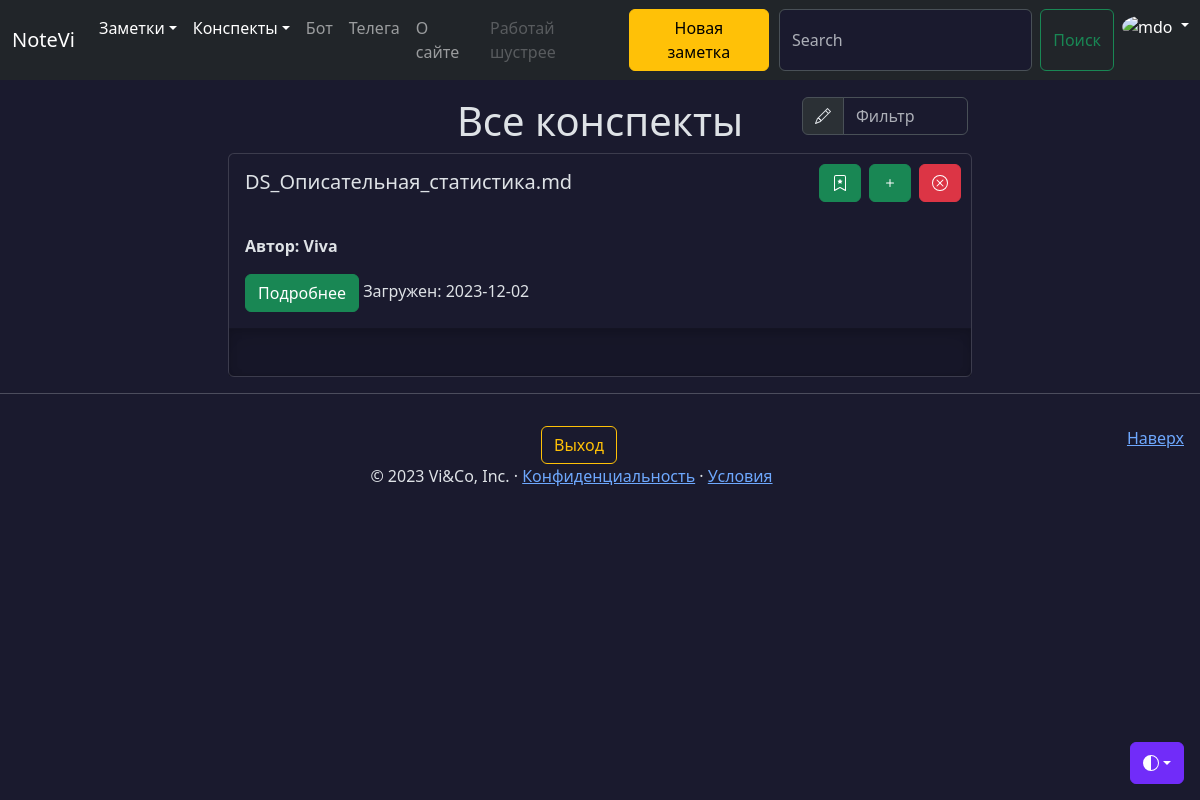
/conspects (signed in), run on the app's committed database.
### models.py (models this page shows, shortened)
class Conspect(db.Model):
    id = db.Column(db.Integer, primary_key=True)
    name = db.Column(db.String(100), nullable=False, default='Not_name')
    files = db.relationship('File',
                            secondary='conspect_file',
                            lazy='subquery',
                            backref=db.backref('conspects',
                                               lazy=True))
    add_date = db.Column(db.Date(), default=datetime.utcnow)
    public = db.Column(db.String(8), default=None)
    user_id = db.Column(db.Integer, db.ForeignKey('user.id'))
    intro = db.Column(db.String(200), nullable=False, default=' ')
    favorites = db.relationship('User',
                                secondary='favorites_conspect',
                                backref=db.backref('favorite_conspects',
                                                   lazy=True),
                                lazy='subquery')
    images = db.relationship('File',
                             secondary='conspect_image',
                             lazy='subquery',
                             backref=db.backref('img_conspects',
                                                lazy=True))

class User(db.Model):
    id = db.Column(db.Integer, primary_key=True)
    username = db.Column(
        db.String(64), index=True, unique=True, nullable=False
    )
    email = db.Column(db.String(120), index=True, unique=True, nullable=False)
    password_hash = db.Column(db.String(255), nullable=False)
    notes = db.relationship('Note',
                            backref='author',
                            lazy='dynamic',
                            cascade='all, delete')
    created_on = db.Column(db.DateTime(), default=datetime.utcnow)
    updated_on = db.Column(
        db.DateTime, default=datetime.utcnow, onupdate=datetime.utcnow
    )
    conspects = db.relationship('Conspect',
                                backref='author',
                                lazy='dynamic',
                                cascade='all, delete'
                                )
    def is_favorite_conspect(self, conspect):
        if not self.favorite_conspects:
            return False
        return conspect in self.favorite_conspects
    def is_author(self, instance):
        return self.id == instance.user_id
    @property
    def is_authenticated(self):
        return True

### views/conspects.py (the view)
@app.route('/conspects')
def conspects():
    endpoint = request.endpoint
    if current_user.is_authenticated:
        conspects = (Conspect.query
                             .filter(Conspect.user_id == current_user.id)
                             .order_by(Conspect.id.desc())
                             .all())
        return render_template('conspects.html',
                               endpoint=endpoint,
                               conspects=conspects)
    return render_template('conspects.html', endpoint=endpoint)

### models.py (called while the page is built)
@login_manager.user_loader
def user_loader(id: int):
    return db.session.query(User).get(id)

### templates/conspects.html (shortened to what this page needs)
{% extends 'base.html' %}
{% block content %}
{% if request.endpoint == 'public_conspects' or current_user.is_authenticated %}
<div class="container mt-5">
  <div class="row justify-content-md-center">
    {% if conspects|length > 0 %}
    <div class="col-sm-4 col-lg-2">
    </div>
    <div class="col-sm-4 align-self-center">
        <h1 style="text-align: center;">Все конспекты</h1>
    {% endif %}
    </div>
    {% if conspects|length > 0 %}
      <div class="col-sm-4 col-lg-2 mb-2">
        <div class="input-group">
          <span class="input-group-text" id="basic-addon1">
          </span>
          <input type="text" class="form-control" placeholder="Фильтр" aria-label="Фильтр" aria-describedby="basic-addon1" id="filterInput">
        </div>
      </div>
    </div>
    {% endif %}
    {% if conspects|length > 0 %}
      {% for conspect in conspects %}
        <div class="card container col-lg-8 p-0">
          <div class="card-body container">
            <h5 class="card-title col-7">{{ conspect.name }}</h5>
            <il class="align-self-end">{% include 'includes/btn_conspect.html' %}</il>
          </div>
          <div class="card-body container">
            <p class="card-author"><b>Автор: {{ conspect.author.username }}</b></p>
            <a href="{{ url_for('conspect', id=conspect.id) }}" class="btn btn-success" data-toggle="button" aria-pressed="false" autocomplete="off">
                Подробнее
            </a>
            <note class="date col">Загружен: {{ conspect.add_date }}</note>
          </div>
          <div class="b-example-divider" style="width: 100%;"></div>
        </div>
      {% endfor %}
    {% endif %}
  </div>
  {% else %}
  <div class="container mt-5">
    <h1 style="text-align: center;">Войдите или зарегистрируйтесь</h1>
  </div>
  {% endif %}
{% endblock %}

### templates/includes/btn_conspect.html (shortened to what this page needs)
{% if current_user.is_authenticated %}
  {% if not current_user.is_author(conspect) %}
  <a {% if current_user.is_favorite_conspect(conspect) %} href="{{ url_for('unfavorite_conspect', id=conspect.id) }}" class="btn btn-success btn-bd-primary delete-button" {% else %} href="{{ url_for('favorite_conspect', id=conspect.id) }}" class="btn btn-success delete-button" {% endif %}>
    <svg xmlns="http://www.w3.org/2000/svg" width="16" height="16" fill="currentColor" class="bi bi-trash" viewBox="0 0 16 16">
      <path d="M7.84 4.1a.178.178 0 0 1 .32 0l.634 1.285a.178.178 0 0 0 .134.098l1.42.206c.145.021.204.2.098.303L9.42 6.993a.178.178 0 0 0-.051.158l.242 1.414a.178.178 0 0 1-.258.187l-1.27-.668a.178.178 0 0 0-.165 0l-1.27.668a.178.178 0 0 1-.257-.187l.242-1.414a.178.178 0 0 0-.05-.158l-1.03-1.001a.178.178 0 0 1 .098-.303l1.42-.206a.178.178 0 0 0 .134-.098L7.84 4.1z"></path>
      <path d="M2 2a2 2 0 0 1 2-2h8a2 2 0 0 1 2 2v13.5a.5.5 0 0 1-.777.416L8 13.101l-5.223 2.815A.5.5 0 0 1 2 15.5V2zm2-1a1 1 0 0 0-1 1v12.566l4.723-2.482a.5.5 0 0 1 .554 0L13 14.566V2a1 1 0 0 0-1-1H4z"></path>
    </svg>
  </a>
  {% else %}
  <a {% if current_user.is_favorite_conspect(conspect) %} href="{{ url_for('unfavorite_conspect', id=conspect.id) }}" class="btn btn-success btn-bd-primary favorite-button" {% else %} href="{{ url_for('favorite_conspect', id=conspect.id) }}" class="btn btn-success favorite-button" {% endif %}>
  </a>
  {% endif %}
{% endif %}
{% if current_user.is_authenticated and current_user.is_author(conspect) %}
  <a href="{{ url_for('add_intro', id=conspect.id) }}" class="btn btn-success edit-button">
    <svg xmlns="http://www.w3.org/2000/svg" width="16" height="16" fill="currentColor" class="bi bi-plus" viewBox="0 0 16 16">
      <path d="M8 4a.5.5 0 0 1 .5.5v3h3a.5.5 0 0 1 0 1h-3v3a.5.5 0 0 1-1 0v-3h-3a.5.5 0 0 1 0-1h3v-3A.5.5 0 0 1 8 4z"/>
    </svg>
  </a>
  <a href="{{ url_for('confirmation_conspect', id=conspect.id) }}" class="btn btn-danger delete-button">
    </a>
{% endif %}

### static/css/base.css (style rules this page uses)
body { padding-top: 3rem; color: rgb(var(--bs-tertiary-color-rgb)); display: flex; flex-direction: column; height: 100%; }
.favorite-button { position: absolute; top: 10px; right: 110px; }
.edit-button { position: absolute; top: 10px; right: 60px; }
.delete-button { position: absolute; top: 10px; right: 10px; }
.b-example-divider { width: 100%; height: 3rem; background-color: rgba(0, 0, 0, .1); border: solid rgba(0, 0, 0, .15); border-width: 1px 0; box-shadow: inset 0 .5em 1.5em rgba(0, 0, 0, .1), inset 0 .125em .5em rgba(0, 0, 0, .15); }
.bi { vertical-align: -.125em; fill: currentColor; }
p { white-space: pre-line; }

### data on the page
Conspect: name "DS_Описательная_статистика.md", author.username "Viva", add_date "2023-12-02"
